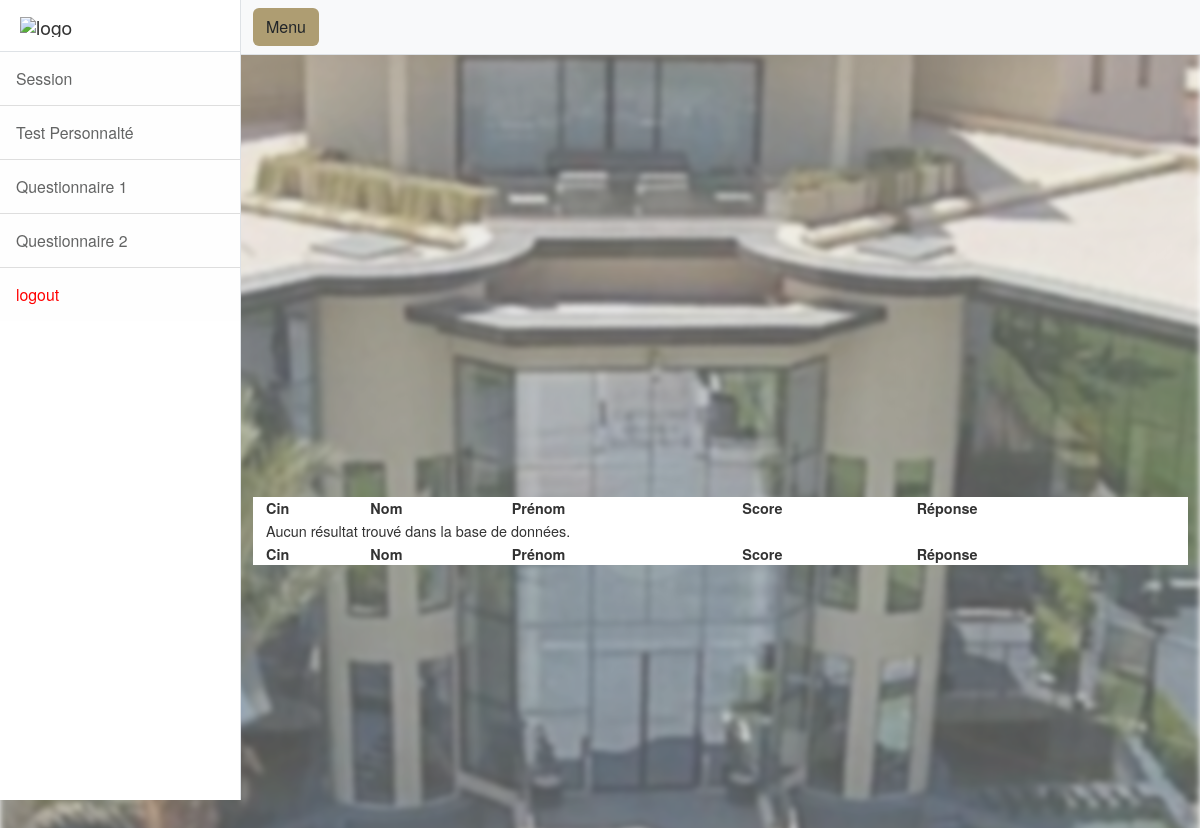
Page /dashboard/Qcm2N.php on the earlier database version.
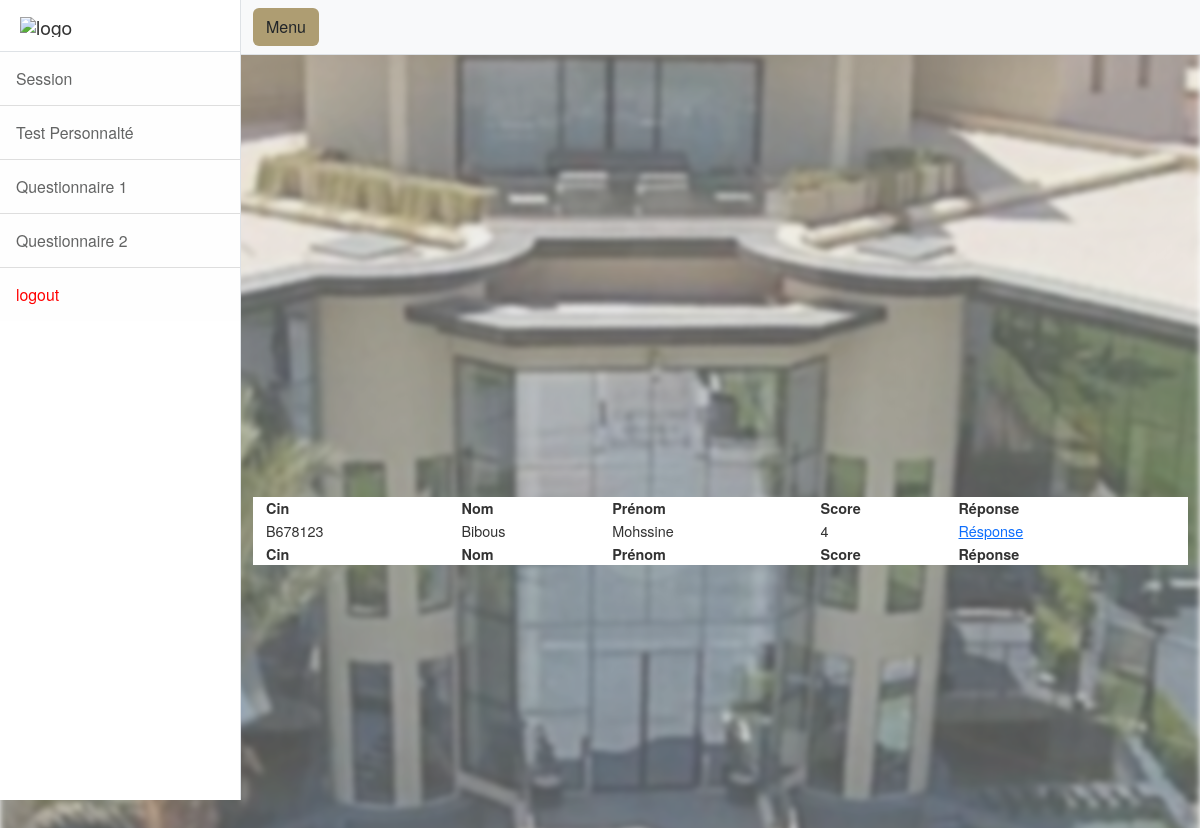
Same page on the later database version.
### tables this page shows
CREATE TABLE `noteq2` (
  `id` int(11) NOT NULL,
  `nom` varchar(128) NOT NULL,
  `prenom` varchar(128) NOT NULL,
  `cin` varchar(128) NOT NULL,
  `score` int(11) NOT NULL
);

### dashboard/Qcm2N.php (the view, shortened to what this page needs)
<?php
$conn = mysqli_connect("localhost", "root", "", "menarahold");
$sql = "SELECT n.id,n.cin, n.nom, n.prenom, n.score FROM noteq2 n LEFT JOIN emp e ON n.nom = e.NOM AND n.prenom = e.PRENOM WHERE e.NOM IS Null AND e.PRENOM IS NULL";
$result = $conn->query($sql);
?>
<!DOCTYPE html>
<html lang="en">
<head>
<head>
<link href="css/styles.css" rel="stylesheet" />
    <link rel="stylesheet" type="text/css" href="https://cdn.datatables.net/1.11.5/css/jquery.dataTables.css">
        <link rel="stylesheet" href="https://cdn.datatables.net/1.12.1/css/jquery.dataTables.min.css">
        <link rel="stylesheet" href="https://cdn.datatables.net/fixedheader/3.2.3/css/fixedHeader.dataTables.min.css">
    <link href="https://nightly.datatables.net/css/jquery.dataTables.css" rel="stylesheet" type="text/css" />
    <link href="https://nightly.datatables.net/select/css/select.dataTables.css?_=9a6592f8d74f8f520ff7b22342fa1183.css" rel="stylesheet" type="text/css" />
    <link href="https://nightly.datatables.net/searchpanes/css/searchPanes.dataTables.css?13" rel="stylesheet" type="text/css" />
</head>
<body>
    <div class="d-flex" id="wrapper">
        <div class="border-end bg-white" id="sidebar-wrapper">
            <div class="sidebar-heading border-bottom bg-white"><img src="https://menara-holding.ma/Assets/images/Logo_mh.svg"
                  style="width:140px;heigth:20px" alt="logo"></div>
                  <div class="list-group list-group-flush">
                <a class="list-group-item list-group-item-action list-group-item-light p-3 allow-navigation" style="font-size: 1.1em;margin: 0;" href="session.php">Session</a>
                <a class="list-group-item list-group-item-action list-group-item-light p-3 allow-navigation" style="font-size: 1.1em;margin: 0;" href="#" id="menu1">Test Personnalté</a>
                <a class="list-group-item list-group-item-action list-group-item-light p-3 allow-navigation" style="font-size: 1.1em;margin: 0;" href="#" id="menu2">Questionnaire 1</a>
                <a class="list-group-item list-group-item-action list-group-item-light p-3 allow-navigation" style="font-size: 1.1em;margin: 0;" href="#" id="menu3">Questionnaire 2</a>
                <a class="list-group-item list-group-item-action list-group-item-light p-3 allow-navigation" style="font-size: 1.1em;margin: 0;color:red" href="logout.php">logout</a>
            </div>
        </div>
        <div id="page-content-wrapper">
            <nav class="navbar navbar-expand-lg navbar-light bg-light border-bottom">
                <div class="container-fluid">
                    <button class="btn" style="background-color:#ae9d72" id="sidebarToggle">Menu</button>
                </div>
            </nav>
            <div class="container-fluid">
                <br>
                 <br>
                <div id="container" style="width:100%; height:400px;"></div>
                    <div class="container" style="background-color:white;width:100%; ">
                    <table id="example" class="display nowrap" width="100%" style="width:100%">
                        <thead>
                        <tr>
                            <th>Cin</th>
                            <th>Nom</th>
                            <th>Prénom</th>
                            <th>Score</th>
                            <th>Réponse</th>
                        </tr>
                        </thead>
                        <tfoot>
                        <tr>
                            <th>Cin</th>
                            <th>Nom</th>
                            <th>Prénom</th>
                            <th>Score</th>
                            <th>Réponse</th>
                        </tr>
                        </tfoot>
                        <tbody>
                        <?php
                            if ($result->num_rows > 0) {
                                while ($row = $result->fetch_assoc()) {
                                    echo "<tr>";
                                    echo "<td>" . $row["cin"] . "</td>";
                                    echo "<td>" . $row["nom"] . "</td>";
                                    echo "<td>" . $row["prenom"] . "</td>";
                                    echo "<td>" . $row["score"] . "</td>";
                                    echo "<td><a href='detailsQ2N.php?id=" . $row["id"] . "'>Résponse</a></td>";
                                    echo "</tr>";
                                }
                            } else {
                                echo "<tr><td colspan='8'>Aucun résultat trouvé dans la base de données.</td></tr>";
                            }
                        ?>
                        </tbody>
                    </table>
                </div>
            </div>
        </div>
    </div>
</body>
</html>

Differences in the rows shown:
added noteq2: cin "B678123", nom "Bibous", prenom "Mohssine", score "4"
Other differences:
text no longer shown: "Aucun résultat trouvé dans la base de données."
